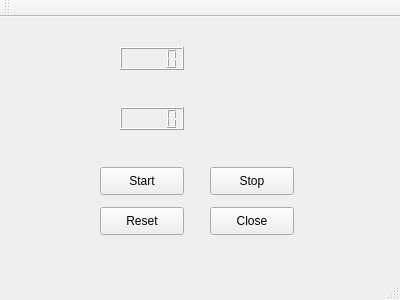
<?xml version="1.0" encoding="UTF-8"?>
<ui version="4.0">
 <class>MainWindow</class>
 <widget class="QMainWindow" name="MainWindow">
  <property name="geometry">
   <rect>
    <x>0</x>
    <y>0</y>
    <width>400</width>
    <height>300</height>
   </rect>
  </property>
  <property name="windowTitle">
   <string>MainWindow</string>
  </property>
  <widget class="QWidget" name="centralWidget">
   <widget class="QLCDNumber" name="lcdNumberMin">
    <property name="geometry">
     <rect>
      <x>120</x>
      <y>30</y>
      <width>64</width>
      <height>23</height>
     </rect>
    </property>
   </widget>
   <widget class="QLCDNumber" name="lcdNumberSec">
    <property name="geometry">
     <rect>
      <x>120</x>
      <y>90</y>
      <width>64</width>
      <height>23</height>
     </rect>
    </property>
   </widget>
   <widget class="QPushButton" name="startButton">
    <property name="geometry">
     <rect>
      <x>100</x>
      <y>150</y>
      <width>84</width>
      <height>28</height>
     </rect>
    </property>
    <property name="text">
     <string>Start</string>
    </property>
   </widget>
   <widget class="QPushButton" name="stopButton">
    <property name="geometry">
     <rect>
      <x>210</x>
      <y>150</y>
      <width>84</width>
      <height>28</height>
     </rect>
    </property>
    <property name="text">
     <string>Stop</string>
    </property>
   </widget>
   <widget class="QPushButton" name="closeButton">
    <property name="geometry">
     <rect>
      <x>210</x>
      <y>190</y>
      <width>84</width>
      <height>28</height>
     </rect>
    </property>
    <property name="text">
     <string>Close</string>
    </property>
   </widget>
   <widget class="QPushButton" name="resetButton">
    <property name="geometry">
     <rect>
      <x>100</x>
      <y>190</y>
      <width>84</width>
      <height>28</height>
     </rect>
    </property>
    <property name="text">
     <string>Reset</string>
    </property>
   </widget>
  </widget>
  <widget class="QMenuBar" name="menuBar">
   <property name="geometry">
    <rect>
     <x>0</x>
     <y>0</y>
     <width>400</width>
     <height>25</height>
    </rect>
   </property>
  </widget>
  <widget class="QToolBar" name="mainToolBar">
   <attribute name="toolBarArea">
    <enum>TopToolBarArea</enum>
   </attribute>
   <attribute name="toolBarBreak">
    <bool>false</bool>
   </attribute>
  </widget>
  <widget class="QStatusBar" name="statusBar"/>
 </widget>
 <layoutdefault spacing="6" margin="11"/>
 <resources/>
 <connections>
  <connection>
   <sender>closeButton</sender>
   <signal>clicked()</signal>
   <receiver>MainWindow</receiver>
   <slot>close()</slot>
   <hints>
    <hint type="sourcelabel">
     <x>267</x>
     <y>248</y>
    </hint>
    <hint type="destinationlabel">
     <x>313</x>
     <y>246</y>
    </hint>
   </hints>
  </connection>
 </connections>
</ui>
